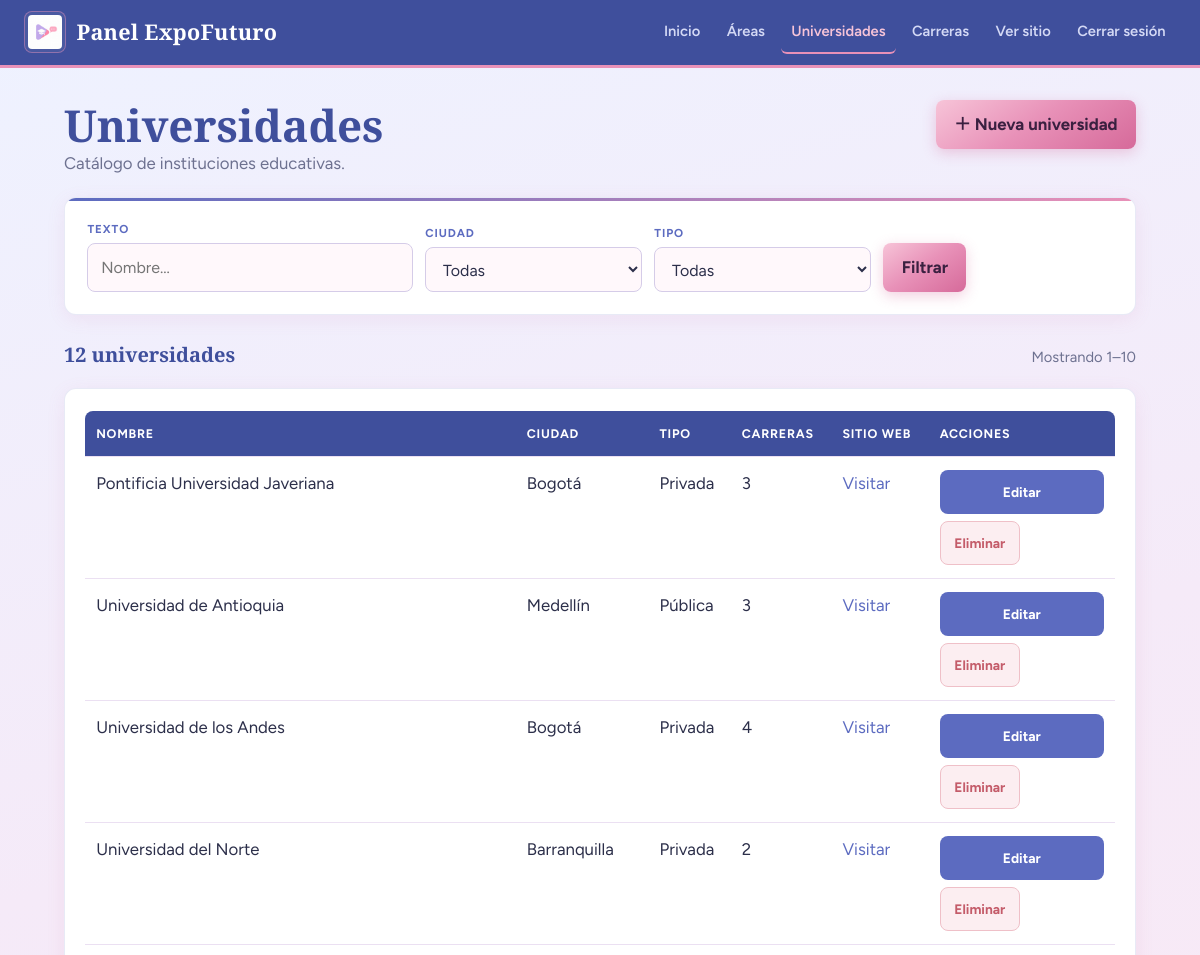
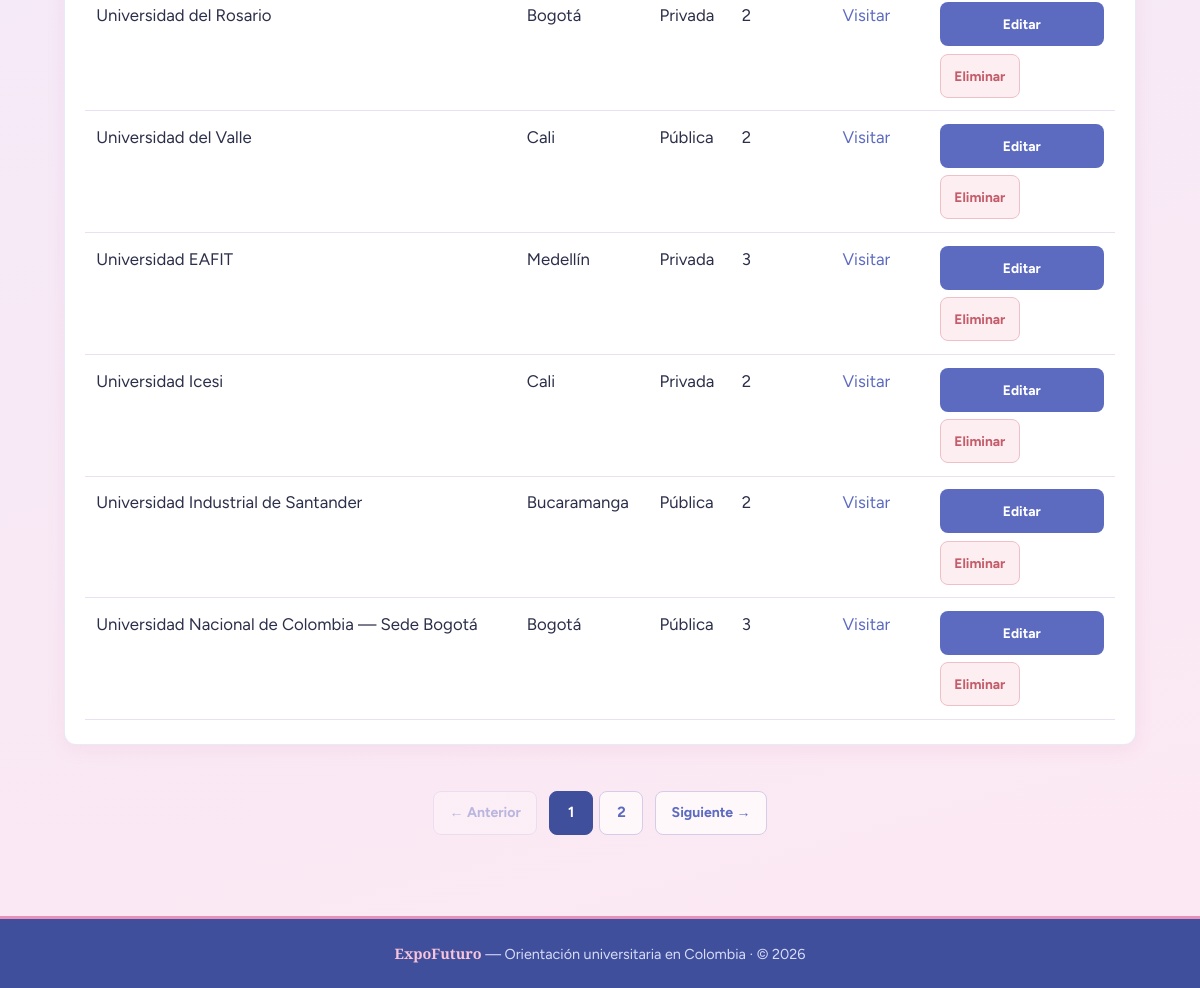
The page /admin/universidades.php (signed in) on the database its author committed (2 pictures, top to bottom).
### tables this page shows
CREATE TABLE universidad (
  id_universidad INT UNSIGNED AUTO_INCREMENT PRIMARY KEY,
  nombre VARCHAR(200) NOT NULL,
  ciudad VARCHAR(100) NOT NULL,
  tipo ENUM('publica', 'privada') NOT NULL,
  sitio_web VARCHAR(255) NULL,
  descripcion TEXT NULL,
  logo_url VARCHAR(255) NULL
);

### admin/universidades.php (the view, shortened to what this page needs)
<?php
require_once __DIR__ . "/../includes/conexion.php";
require_once __DIR__ . "/../includes/funciones.php";
$q = trim($_GET["q"] ?? "");
$ciudad = trim($_GET["ciudad"] ?? "");
$tipo = trim($_GET["tipo"] ?? "");
$where = " WHERE 1=1";
$types = "";
$params = [];
$countSql = "SELECT COUNT(*) AS total FROM universidad u" . $where;
$countStmt = $mysqli->prepare($countSql);
$countStmt->execute();
$total = (int) $countStmt->get_result()->fetch_assoc()["total"];
$pag = calcularPaginacion($total, 10);
$queryParams = [
    "q" => $q,
    "ciudad" => $ciudad,
    "tipo" => $tipo,
];
$hayFiltros = ($q !== "" || $ciudad !== "" || $tipo !== "");
$sql = "SELECT u.*, COUNT(c.id_carrera) AS total_carreras
        FROM universidad u
        LEFT JOIN carrera c ON c.id_universidad = u.id_universidad"
     . $where
     . " GROUP BY u.id_universidad
        ORDER BY u.nombre
        LIMIT ? OFFSET ?";
$listTypes = $types . "ii";
$listParams = $params;
$listParams[] = $pag["por_pagina"];
$listParams[] = $pag["offset"];
$stmt = $mysqli->prepare($sql);
$stmt->bind_param($listTypes, ...$listParams);
$stmt->execute();
$universidades = $stmt->get_result()->fetch_all(MYSQLI_ASSOC);
require __DIR__ . "/../includes/header_admin.php";
?>
<main class="contenedor">
    <div class="page-heading">
        <div>
            <h1>Universidades</h1>
            <p>Catálogo de instituciones educativas.</p>
        </div>
        <a class="btn btn-dorado" href="universidad_form.php">＋ Nueva universidad</a>
    </div>
    <section class="panel filtros-panel">
        <form class="filtros filtros-admin" method="get" action="universidades.php">
            <div class="campo">
                <label for="q">Texto</label>
                <input type="search" id="q" name="q" placeholder="Nombre…" value="<?= e($q) ?>">
            </div>
            <div class="campo">
                <label for="ciudad">Ciudad</label>
                <select id="ciudad" name="ciudad">
                    <option value="">Todas</option>
                </select>
            </div>
            <div class="campo">
                <label for="tipo">Tipo</label>
                <select id="tipo" name="tipo">
                    <option value="">Todas</option>
                </select>
            </div>
            <div class="filtros-acciones">
                <button class="btn btn-dorado" type="submit">Filtrar</button>
            </div>
        </form>
    </section>
    <?php if ($total === 0): ?>
        <div class="vacio">
            <div class="vacio-icon" aria-hidden="true">+</div>
            <h3><?= $hayFiltros ? "Sin resultados" : "Sin universidades" ?></h3>
            <p><?= $hayFiltros ? "Ninguna universidad coincide con los filtros." : "Agrega la primera institución para poder publicar carreras." ?></p>
            <?php if (!$hayFiltros): ?>
                <div class="vacio-acciones">
                    <a class="btn btn-dorado" href="universidad_form.php">Nueva universidad</a>
                </div>
            <?php endif; ?>
        </div>
    <?php else: ?>
        <div class="resultado-bar">
            <strong><?= $total ?> universidad<?= $total === 1 ? "" : "es" ?></strong>
            <span>Mostrando <?= $pag["desde"] ?>–<?= $pag["hasta"] ?></span>
        </div>
        <section class="panel table-desktop">
            <div class="table-wrap">
                <table>
                    <thead>
                        <tr>
                            <th>Nombre</th>
                            <th>Ciudad</th>
                            <th>Tipo</th>
                            <th>Carreras</th>
                            <th>Sitio web</th>
                            <th>Acciones</th>
                        </tr>
                    </thead>
                    <tbody>
                        <?php foreach ($universidades as $u): ?>
                            <tr>
                                <td><?= e($u["nombre"]) ?></td>
                                <td><?= e($u["ciudad"]) ?></td>
                                <td><?= e(etiquetaTipo($u["tipo"])) ?></td>
                                <td><?= (int) $u["total_carreras"] ?></td>
                                <td>
                                    <?php if (!empty($u["sitio_web"])): ?>
                                        <a href="<?= e($u["sitio_web"]) ?>" target="_blank" rel="noopener noreferrer">Visitar</a>
                                    <?php else: ?>
                                        —
                                    <?php endif; ?>
                                </td>
                                <td>
                                    <div class="acciones">
                                        <a class="btn btn-navy btn-sm" href="universidad_form.php?id=<?= (int) $u["id_universidad"] ?>">Editar</a>
                                        <form method="post" onsubmit="return confirm('¿Eliminar esta universidad?');">
                                            <button class="btn btn-peligro btn-sm" type="submit">Eliminar</button>
                                        </form>
                                    </div>
                                </td>
                            </tr>
                        <?php endforeach; ?>
                    </tbody>
                </table>
            </div>
        </section>
        <?= renderPaginacion($pag, "universidades.php", $queryParams) ?>
    <?php endif; ?>
</main>
<?php require __DIR__ . "/../includes/footer.php"; ?>

### rows shown on the page
universidad: nombre "Pontificia Universidad Javeriana", ciudad "Bogotá", tipo "Privada", total_carreras "3"
universidad: nombre "Universidad de Antioquia", ciudad "Medellín", tipo "Pública", total_carreras "3"
universidad: nombre "Universidad de los Andes", ciudad "Bogotá", tipo "Privada", total_carreras "4"
universidad: nombre "Universidad del Norte", ciudad "Barranquilla", tipo "Privada", total_carreras "2"
universidad: nombre "Universidad del Rosario", ciudad "Bogotá", tipo "Privada", total_carreras "2"
universidad: nombre "Universidad del Valle", ciudad "Cali", tipo "Pública", total_carreras "2"
universidad: nombre "Universidad EAFIT", ciudad "Medellín", tipo "Privada", total_carreras "3"
universidad: nombre "Universidad Icesi", ciudad "Cali", tipo "Privada", total_carreras "2"
universidad: nombre "Universidad Industrial de Santander", ciudad "Bucaramanga", tipo "Pública", total_carreras "2"
universidad: nombre "Universidad Nacional de Colombia — Sede Bogotá", ciudad "Bogotá", tipo "Pública", total_carreras "3"

### other values the page prints
$total "12"
$pag["desde"] "1"
$pag["hasta"] "10"
